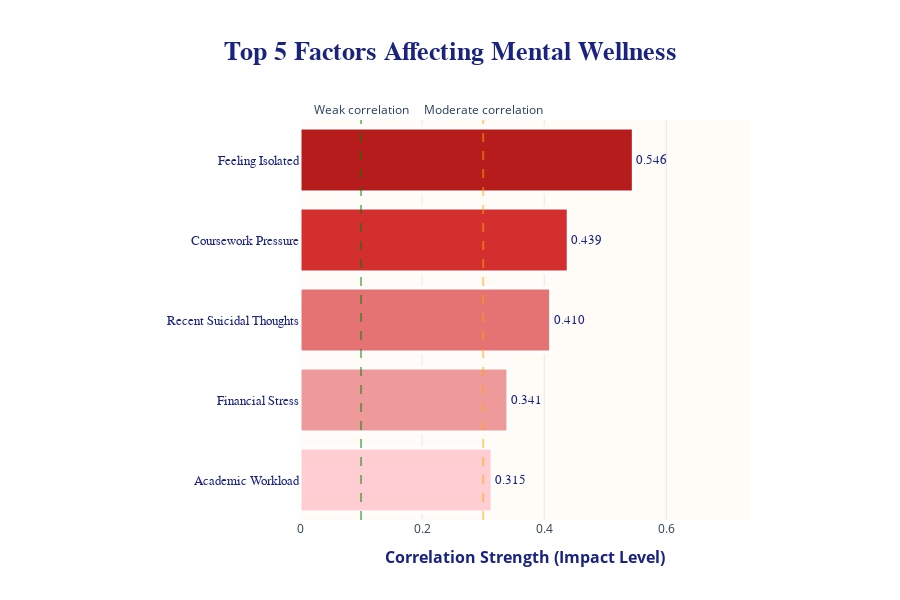

Here is the notebook cell this chart was saved with:
### Code cell
# Cell 7: Top 5 Factors - RACING BAR STYLE
import pandas as pd
import plotly.graph_objects as go
import numpy as np

# Load data
df = pd.read_csv('Cleaned_Form_Responses.csv')

# Select predictor columns
predictor_cols = [
    'Age', 'Gender', 'Current_Level_of_Studies', 'Field_of_Study',
    'Type_of_Institution', 'Academic_Satisfaction', 'Study_Hours_Per_Week',
    'Academic_Engagement', 'Academic_Workload', 'Coursework_Pressure',
    'Academic_Performance', 'Sleep_Hours_Per_Night', 'Eating_Nutrition_Habits',
    'Physical_Activity_Freq', 'Social_Support', 'Romantic_Satisfaction',
    'Financial_Stress', 'CoCurricular_Involvement', 'Isolation_Frequency',
    'Family_History_Mental_Illness', 'Recent_Suicidal_Thoughts'
]

# Calculate correlation
correlations = df[predictor_cols].corrwith(df['Depressed_Anxious']).abs().sort_values(ascending=False)

# Get top 5
top5 = correlations.head(5)

# Friendly names
friendly_names = {
    'Coursework_Pressure': 'Coursework Pressure',
    'Recent_Suicidal_Thoughts': 'Recent Suicidal Thoughts',
    'Isolation_Frequency': 'Feeling Isolated',
    'Sleep_Hours_Per_Night': 'Sleep Hours',
    'Academic_Workload': 'Academic Workload',
    'Social_Support': 'Social Support',
    'Financial_Stress': 'Financial Stress',
    'Academic_Performance': 'Academic Performance',
    'Romantic_Satisfaction': 'Romantic Satisfaction',
    'Family_History_Mental_Illness': 'Family History'
}

labels = [friendly_names.get(col, col.replace('_', ' ')) for col in top5.index]
values = top5.values

# Gradient colors (red spectrum - higher impact = darker red)
colors_gradient = ['#B71C1C', '#D32F2F', '#E57373', '#EF9A9A', '#FFCDD2']

# Create figure
fig = go.Figure()

# Add bars with gradient
for idx in range(len(labels)):
    fig.add_trace(go.Bar(
        y=[labels[idx]],
        x=[values[idx]],
        orientation='h',
        marker=dict(
            color=colors_gradient[idx],
            line=dict(color='white', width=3),
            pattern=dict(shape="")
        ),
        text=f"{values[idx]:.3f}",
        textposition='outside',
        textfont=dict(size=13, color='#1A237E', family='Arial Black'),
        hovertemplate=f'<b>{labels[idx]}</b><br>' +
                      f'Correlation: <b>{values[idx]:.3f}</b><br>' +
                      f'Rank: #{idx+1}<br>' +
                      '<extra></extra>',
        name=f'Rank {idx+1}',
        showlegend=False
    ))

# Impact labels
impact_labels = ['EXTREME', 'VERY HIGH', 'HIGH', 'MEDIUM', 'MODERATE']

for idx in range(len(labels)):
    # Add impact badge
    fig.add_annotation(
        x=-0.01,
        y=idx,
        text=f"<b>{impact_labels[idx]}</b>",
        showarrow=False,
        xref='x',
        yref='y',
        xanchor='right',
        font=dict(size=10, color='white', family='Arial Black'),
        bgcolor=colors_gradient[idx],
        bordercolor='white',
        borderwidth=2,
        borderpad=4
    )

# Customize layout
fig.update_layout(
    title={
        'text': '<b>Top 5 Factors Affecting Mental Wellness</b>',
        'x': 0.5,
        'xanchor': 'center',
        'font': {'size': 26, 'color': '#1A237E', 'family': 'Arial Black'}
    },
    xaxis=dict(
        title=dict(
            text='<b>Correlation Strength (Impact Level)</b>',
            font=dict(size=16, color='#1A237E')
        ),
        showgrid=True,
        gridcolor='rgba(150,150,150,0.2)',
        tickfont=dict(size=12, color='#2C3E50'),
        range=[0, max(values) * 1.35]
    ),
    yaxis=dict(
        title='',
        tickfont=dict(size=13, color='#1A237E', family='Arial Black'),
        showgrid=False,
        autorange='reversed'
    ),
    plot_bgcolor='rgba(255, 248, 240, 0.5)',
    paper_bgcolor='white',
    height=600,
    margin=dict(l=300, r=150, t=120, b=80),
    hoverlabel=dict(
        bgcolor="white",
        font_size=14,
        font_family="Arial",
        bordercolor='#1A237E'
    )
)

# Add reference lines
fig.add_vline(
    x=0.1, 
    line_dash="dash", 
    line_color="green", 
    opacity=0.5,
    annotation_text="Weak correlation",
    annotation_position="top"
)

fig.add_vline(
    x=0.3, 
    line_dash="dash", 
    line_color="orange", 
    opacity=0.5,
    annotation_text="Moderate correlation",
    annotation_position="top"
)

fig.show()

### Figure 1 — Plotly figure (JSON) as saved in the notebook; plotly's stock layout.template omitted (floating-point values rounded to 4 significant figures)
{"data": [{"hovertemplate": "<b>Feeling Isolated</b><br>Correlation: <b>0.546</b><br>Rank: #1<br><extra></extra>", "marker": {"color": "#B71C1C", "line": {"color": "white", "width": 3}, "pattern": {"shape": ""}}, "name": "Rank 1", "orientation": "h", "showlegend": false, "text": "0.546", "textfont": {"color": "#1A237E", "family": "Arial Black", "size": 13}, "textposition": "outside", "type": "bar", "x": [0.5459], "y": ["Feeling Isolated"]}, {"hovertemplate": "<b>Coursework Pressure</b><br>Correlation: <b>0.439</b><br>Rank: #2<br><extra></extra>", "marker": {"color": "#D32F2F", "line": {"color": "white", "width": 3}, "pattern": {"shape": ""}}, "name": "Rank 2", "orientation": "h", "showlegend": false, "text": "0.439", "textfont": {"color": "#1A237E", "family": "Arial Black", "size": 13}, "textposition": "outside", "type": "bar", "x": [0.4393], "y": ["Coursework Pressure"]}, {"hovertemplate": "<b>Recent Suicidal Thoughts</b><br>Correlation: <b>0.410</b><br>Rank: #3<br><extra></extra>", "marker": {"color": "#E57373", "line": {"color": "white", "width": 3}, "pattern": {"shape": ""}}, "name": "Rank 3", "orientation": "h", "showlegend": false, "text": "0.410", "textfont": {"color": "#1A237E", "family": "Arial Black", "size": 13}, "textposition": "outside", "type": "bar", "x": [0.4104], "y": ["Recent Suicidal Thoughts"]}, {"hovertemplate": "<b>Financial Stress</b><br>Correlation: <b>0.341</b><br>Rank: #4<br><extra></extra>", "marker": {"color": "#EF9A9A", "line": {"color": "white", "width": 3}, "pattern": {"shape": ""}}, "name": "Rank 4", "orientation": "h", "showlegend": false, "text": "0.341", "textfont": {"color": "#1A237E", "family": "Arial Black", "size": 13}, "textposition": "outside", "type": "bar", "x": [0.3405], "y": ["Financial Stress"]}, {"hovertemplate": "<b>Academic Workload</b><br>Correlation: <b>0.315</b><br>Rank: #5<br><extra></extra>", "marker": {"color": "#FFCDD2", "line": {"color": "white", "width": 3}, "pattern": {"shape": ""}}, "name": "Rank 5", "orientation": "h", "showlegend": false, "text": "0.315", "textfont": {"color": "#1A237E", "family": "Arial Black", "size": 13}, "textposition": "outside", "type": "bar", "x": [0.3147], "y": ["Academic Workload"]}], "layout": {"annotations": [{"bgcolor": "#B71C1C", "bordercolor": "white", "borderpad": 4, "borderwidth": 2, "font": {"color": "white", "family": "Arial Black", "size": 10}, "showarrow": false, "text": "<b>EXTREME</b>", "x": -0.01, "xanchor": "right", "xref": "x", "y": 0, "yref": "y"}, {"bgcolor": "#D32F2F", "bordercolor": "white", "borderpad": 4, "borderwidth": 2, "font": {"color": "white", "family": "Arial Black", "size": 10}, "showarrow": false, "text": "<b>VERY HIGH</b>", "x": -0.01, "xanchor": "right", "xref": "x", "y": 1, "yref": "y"}, {"bgcolor": "#E57373", "bordercolor": "white", "borderpad": 4, "borderwidth": 2, "font": {"color": "white", "family": "Arial Black", "size": 10}, "showarrow": false, "text": "<b>HIGH</b>", "x": -0.01, "xanchor": "right", "xref": "x", "y": 2, "yref": "y"}, {"bgcolor": "#EF9A9A", "bordercolor": "white", "borderpad": 4, "borderwidth": 2, "font": {"color": "white", "family": "Arial Black", "size": 10}, "showarrow": false, "text": "<b>MEDIUM</b>", "x": -0.01, "xanchor": "right", "xref": "x", "y": 3, "yref": "y"}, {"bgcolor": "#FFCDD2", "bordercolor": "white", "borderpad": 4, "borderwidth": 2, "font": {"color": "white", "family": "Arial Black", "size": 10}, "showarrow": false, "text": "<b>MODERATE</b>", "x": -0.01, "xanchor": "right", "xref": "x", "y": 4, "yref": "y"}, {"showarrow": false, "text": "Weak correlation", "x": 0.1, "xanchor": "center", "xref": "x", "y": 1, "yanchor": "bottom", "yref": "y domain"}, {"showarrow": false, "text": "Moderate correlation", "x": 0.3, "xanchor": "center", "xref": "x", "y": 1, "yanchor": "bottom", "yref": "y domain"}], "height": 600, "hoverlabel": {"bgcolor": "white", "bordercolor": "#1A237E", "font": {"family": "Arial", "size": 14}}, "margin": {"b": 80, "l": 300, "r": 150, "t": 120}, "paper_bgcolor": "white", "plot_bgcolor": "rgba(255, 248, 240, 0.5)", "shapes": [{"line": {"color": "green", "dash": "dash"}, "opacity": 0.5, "type": "line", "x0": 0.1, "x1": 0.1, "xref": "x", "y0": 0, "y1": 1, "yref": "y domain"}, {"line": {"color": "orange", "dash": "dash"}, "opacity": 0.5, "type": "line", "x0": 0.3, "x1": 0.3, "xref": "x", "y0": 0, "y1": 1, "yref": "y domain"}], "title": {"font": {"color": "#1A237E", "family": "Arial Black", "size": 26}, "text": "<b>Top 5 Factors Affecting Mental Wellness</b>", "x": 0.5, "xanchor": "center"}, "xaxis": {"gridcolor": "rgba(150,150,150,0.2)", "range": [0, 0.737], "showgrid": true, "tickfont": {"color": "#2C3E50", "size": 12}, "title": {"font": {"color": "#1A237E", "size": 16}, "text": "<b>Correlation Strength (Impact Level)</b>"}}, "yaxis": {"autorange": "reversed", "showgrid": false, "tickfont": {"color": "#1A237E", "family": "Arial Black", "size": 13}, "title": {"text": ""}}}}
